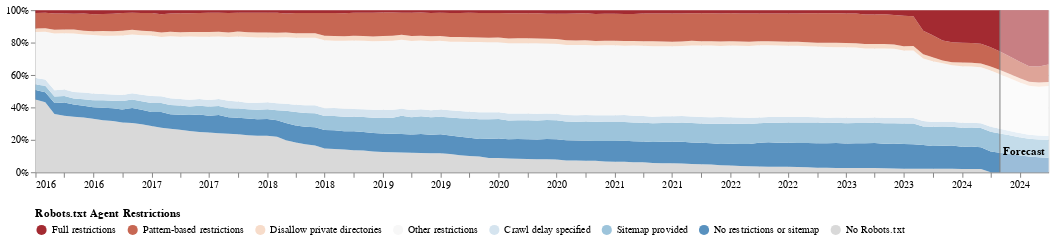

Notebook cell for this chart:
### Markdown cell above
## Plot Temporal Robots Chart

### Code cell
ORDERED_STATUSES = [
    "no_robots",
    "none",
    "none_sitemap",
    "none_crawl_delay",
    "some_other",
    "some_disallow_important_dir",
    # "some_disallow_file_types",
    "some_pattern_restrictions",
    "all"
]

STATUS_COLORS = {
    "all": "#a32a31",
    "some_pattern_restrictions": "#c76753",
    # "some_disallow_file_types": "#e8a888",
    "some_disallow_important_dir": "#f7dcca",
    "some_other": "#f7f7f7",
    "none_crawl_delay": "#d5e4ef",
    "none_sitemap": "#9dc4db",
    "none": "#5891bf",
    "no_robots": "#d9d9d9"
}

LEGEND_MAPPING = {
    "all": "Full restrictions",
    "some_pattern_restrictions": "Pattern-based restrictions",
    # "some_disallow_file_types": "Disallow specific file types",
    "some_disallow_important_dir": "Disallow private directories",
    "some_other": "Other restrictions",
    "none_crawl_delay": "Crawl delay specified",
    "none_sitemap": "Sitemap provided",
    "none": "No restrictions or sitemap",
    "no_robots": "No Robots.txt"
}


# Copy and remap data for plotting
df = robots_temporal_head_summary_detailed.copy()
df["status"] = df["status"].map(LEGEND_MAPPING)
ordered_statuses = [LEGEND_MAPPING[s] for s in ORDERED_STATUSES]
status_colors = {LEGEND_MAPPING[k]: v for k, v in STATUS_COLORS.items()}


chart_robots = forecast_plot(
    df,
    agent=AGENT,
    lags=LAGS,
    val_col="tokens",
    n_periods=N_PERIODS,
    ordered_statuses=ordered_statuses,
    status_colors=status_colors,
    configure=False,
    legend_title="Robots.txt Agent Restrictions",
    **PLOT_KWARGS
)


chart_robots.save(
    "%s_%s-%s.pdf" % (AGENT, CHOSEN_CORPUS, ANALYSIS_TYPE),
    ppi=300
)

chart_robots

### Figure 1 — Vega-Lite specification as saved in the notebook (floating-point values rounded to 4 significant figures; data arrays with more than 128 entries replaced by an {"elided": "..."} marker saying what was removed)
{"config": {"title": {"font": "Times New Roman"}, "axis": {"labelFont": "Times New Roman", "titleFont": "Times New Roman"}, "header": {"labelFont": "Times New Roman", "titleFont": "Times New Roman"}, "legend": {"labelFont": "Times New Roman", "titleFont": "Times New Roman"}, "text": {"font": "Times New Roman"}}, "layer": [{"data": {"name": "data-bb8c1a8e17a2d7a38a34c25ce9142c6c"}, "mark": {"type": "area"}, "encoding": {"color": {"field": "status", "legend": {"orient": "bottom", "titleLimit": 0}, "scale": {"domain": ["Full restrictions", "Pattern-based restrictions", "Disallow private directories", "Other restrictions", "Crawl delay specified", "Sitemap provided", "No restrictions or sitemap", "No Robots.txt"], "range": ["#a32a31", "#c76753", "#f7dcca", "#f7f7f7", "#d5e4ef", "#9dc4db", "#5891bf", "#d9d9d9"]}, "title": "Robots.txt Agent Restrictions", "type": "nominal"}, "order": {"field": "order", "type": "quantitative"}, "x": {"axis": {"format": "%Y", "title": ""}, "field": "period", "type": "temporal"}, "y": {"axis": {"format": "%", "title": ""}, "field": "percentage", "scale": {"domain": [0, 1]}, "type": "quantitative"}}}, {"data": {"name": "data-4f53cda18c2baa0c0354bb5f9a3ecbe5"}, "mark": {"type": "rule", "color": "black"}, "encoding": {"x": {"field": "period", "type": "temporal"}, "y": {"value": -20}, "y2": {"value": 160}}}, {"data": {"name": "data-4f53cda18c2baa0c0354bb5f9a3ecbe5"}, "mark": {"type": "point", "color": "black"}, "encoding": {"x": {"field": "period", "type": "temporal"}, "y": {"value": -20}}}, {"data": {"name": "data-4f53cda18c2baa0c0354bb5f9a3ecbe5"}, "mark": {"type": "text", "align": "left", "baseline": "middle", "color": "black", "dx": 10, "dy": 0, "fontSize": 14}, "encoding": {"text": {"field": "label", "type": "nominal"}, "x": {"field": "period", "type": "temporal"}, "y": {"value": -20}}}, {"data": {"name": "data-72e43f35eaad1e189c0c255eb85c910c"}, "mark": {"type": "rect", "color": "white", "opacity": 0.4}, "encoding": {"x": {"field": "start", "title": "", "type": "temporal"}, "x2": {"field": "end"}}}, {"data": {"name": "data-f2d75896c561bf9713a9b6354ac056e0"}, "mark": {"type": "rule", "color": "gray"}, "encoding": {"x": {"field": "period", "type": "temporal"}}}, {"data": {"name": "data-72928a7f5b836d6d41b0b19341d75930"}, "mark": {"type": "text", "align": "center", "baseline": "middle", "color": "black", "dx": 0, "dy": 140, "fontWeight": "bold"}, "encoding": {"text": {"field": "text", "type": "nominal"}, "x": {"field": "date", "type": "temporal"}, "y": {"value": 0}}}], "height": 160, "title": "", "width": 1000, "$schema": "https://vega.github.io/schema/vega-lite/v5.17.0.json", "datasets": {"data-bb8c1a8e17a2d7a38a34c25ce9142c6c": {"elided": "848 records"}, "data-4f53cda18c2baa0c0354bb5f9a3ecbe5": [], "data-72e43f35eaad1e189c0c255eb85c910c": [{"start": "2024-04-30T00:00:00", "end": "2024-09-30T00:00:00"}], "data-f2d75896c561bf9713a9b6354ac056e0": [{"period": "2024-04-30T00:00:00"}], "data-72928a7f5b836d6d41b0b19341d75930": [{"date": "2024-07-15T12:00:00", "text": "Forecast"}]}}
